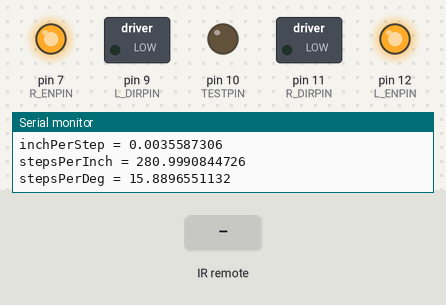
Bench run of a sketch on a simulated Arduino Uno, built with avr-gcc and run on an emulated ATmega328P. Parts: switched loads named in the sketch (green lamp = pin HIGH), output pins drawn as LEDs (lit = HIGH), the last lines printed to the serial monitor. Inputs (shaded band) come from the test bench. Pins used as bus, display or sensor lines are not drawn.

Above: at 1.2 s.
1.3 s: infrared code 0xFF18E7 received
At 1.9 s:
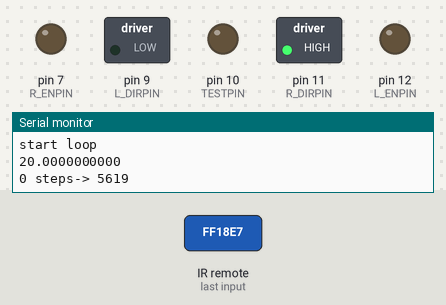
At 8.5 s:
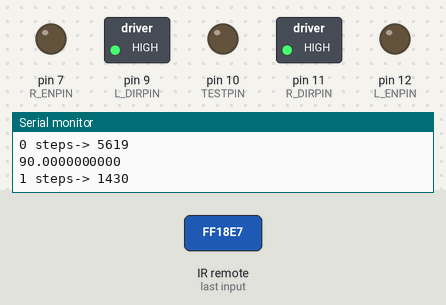
Timing chart, 0 to 36.6 s (numbered marks = the images above; inputs shaded):
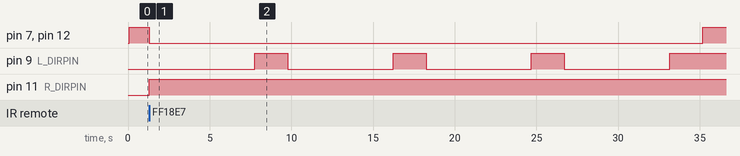

Measured:
- after the input at 1.3 s, pin 7 (R_ENPIN), pin 12 (L_ENPIN): HIGH → LOW at once, → HIGH 33.9 s later; pin 9 (L_DIRPIN): alternates HIGH for 2.0 s and LOW for 6.4 s, starting after 6.4 s; pin 11 (R_DIRPIN): LOW → HIGH at once

The sketch:

path_6.ino
```cpp
// Robot Platform

#include <IRremote.h>

int IR_RECEIVE_PIN = 6;
IRrecv IrReceiver(IR_RECEIVE_PIN);


#include "moves.h"

#define wheelDiameter 2.320
#define degPerStep 11.25                                    // deg per full step   /1/5.625  //5.625/64.0
#define stepsPerRev (360/(degPerStep/64))                   // full steps per rev of output shaft = 2048
#define inchPerStep ((3.1415*wheelDiameter)/stepsPerRev)    //degPerStep/360.0) =
#define stepsPerInch 1./inchPerStep                         // = 0.003589" (with 2.34" dia.)
#define wheelBase 6.48

// d8stance between wheels
#define stepsPerDegree (wheelBase*3.1415/inchPerStep)/360   // = 27.3 with abocve dia and base


// motion profile states
#define accel  1
#define conspd 2
#define decel  3

float test;


volatile unsigned int stepcnt;  // decremented in interrupt
volatile unsigned int stepCount;         //
unsigned int stepSave;
unsigned int moveSteps;
unsigned int endRampUp;
unsigned int startRampDn;

volatile byte waveform;
volatile byte mask;
volatile int freq;
unsigned int n;
unsigned int i;               // index
unsigned int j;
unsigned int jfinal;
unsigned int runState;        // accel, const, decel
volatile int d;
volatile boolean moveDone;
boolean cmdRcvd;
int compVal=150;              // value to use for timer compare interrupt
bool state=0;
int timer;
long Serial_;
// IO pin use
#define STEPPIN 8
#define R_DIRPIN 11
#define L_DIRPIN 9
#define R_ENPIN 7
#define L_ENPIN 12
#define TESTPIN 10

int RECV_PIN =6;
IRrecv irrecv(RECV_PIN);
decode_results results;

void setup() {
  Serial.begin(9600);
  while (!Serial) {
    ; // wait for serial port to connect. Needed for native USB port only
 }  // prints title with ending line break
//  irrecv.enableIRIn();

  Serial.print("wheelDiameter = ");
  Serial.println(wheelDiameter, 10);
  Serial.print("stepsPerRev = ");
  Serial.println(stepsPerRev, 10);
  Serial.print("inchPerStep = ");
  Serial.println(inchPerStep, 10);
  Serial.print("stepsPerInch = ");
  Serial.println(stepsPerInch, 10);
  Serial.print("stepsPerDeg = ");
  Serial.println(stepsPerDegree, 10);

  //set pins as outputs
 pinMode(STEPPIN, OUTPUT);
 pinMode(R_DIRPIN, OUTPUT);
 pinMode(L_DIRPIN, OUTPUT);
 pinMode(R_ENPIN, OUTPUT);
 pinMode(L_ENPIN, OUTPUT);
 digitalWrite (R_ENPIN, HIGH);              // disable drivers
 digitalWrite (L_ENPIN, HIGH);              // disable drivers

 pinMode(TESTPIN, OUTPUT);

//set timer0 interrupt at 2kHz
  TCCR0A = 0;// set entire TCCR0A register to 0
  TCCR0B = 0;// same for TCCR0B
  TCNT0  = 0;//initialize counter value to 0
  // set compare match register for 2khz increments
  OCR0A = compVal;  //124;// = (16*10^6) / (2000*64) - 1 (must be <256)
  TCCR0A |= (1 << WGM01);           // turn on CTC mode
  TCCR0B |= (1 << CS02);            // clock/256
  TIMSK0 |= (1 << OCIE0A);          // enable timer compare interrupt
//  IrReceiver.enableIRIn();  // Start the receiver
  irrecv.enableIRIn();  // Start the receiver
}

ISR(TIMER0_COMPA_vect){    //This is the interrupt request
  digitalWrite(STEPPIN, HIGH);
//  digitalWrite (STEPPIN1, !bitRead(PORTB, 0));
  for (d=0; d<2;)
  {
    d++;
  }
  OCR0A = compVal;
  stepCount++;
  digitalWrite(STEPPIN, LOW);
}


void loop(){

  digitalWrite (R_ENPIN, HIGH);              // disable drivers
  digitalWrite (L_ENPIN, HIGH);              // disable drivers
  results.value = 0;
  cmdRcvd = false;
  do {
    if (irrecv.decode(&results)){
      Serial.println(results.value, HEX);
      irrecv.resume();
    }
    switch (results.value) {
      case 0xff18e7:        // "2"
        pm= &moves[0];      // 6x6 box
        cmdRcvd = true;
        break;
      case 0xff30cf:        // "1"
        pm= &moves_1[0];    // long move with anti backlash
        cmdRcvd = true;
        break;
      case 0xff7a85:        // "3"
        pm= &moves_2[0];    // forward 6 inches
        cmdRcvd = true;
        break;
      case 0xff6897:        // "0"
        pm= &moves_3[0];    // rotate 360
        cmdRcvd = true;
        break;
      case 0xff10ef:        // "4"
        pm= &moves_4[0];    // rotate 90
        cmdRcvd = true;
        break;
      case 0xff38c7:        // "5"
        pm= &moves_5[0];    // move -6 inches
        cmdRcvd = true;
        break;
      case 0xff5aa5:        // "6"
        pm= &moves_6[0];    // rotate -90
        cmdRcvd = true;
        break;
      case 0xff42bd:        // "7"
        pm= &moves_7[0];    // rotate -90
        cmdRcvd = true;
        break;
      case 0xff4ab5:        // "8"
        pm= &moves_8[0];    // rotate -90
        cmdRcvd = true;
        break;
        default:
        break;
    }
  } while (!cmdRcvd);

  Serial.println("start loop");
//  digitalWrite (R_ENPIN, LOW);              // enable drivers
//  digitalWrite (L_ENPIN, LOW);              // enable drivers
//  pm= &moves[0];
  for (i=0; ; i++)
  {
    if (pm[i].amount != 0) {
     #include "domove.h"
    }
    else
      break;
  }
  Serial.println("end move");
  digitalWrite (R_ENPIN, HIGH);              // disable drivers
  digitalWrite (L_ENPIN, HIGH);              // disable drivers
}
```

domove.h
```cpp
//  check IR to see if stop command
    if (irrecv.decode(&results)){
      Serial.println(results.value, HEX);
      irrecv.resume();
    }
    if (results.value ==0xff22dd) break;

//  makeMove ------------------------
       Serial.println(pm[i].amount, 10);

switch (pm[i].mtrs) {
    case F_LEFT:
      digitalWrite (L_ENPIN, LOW);
      digitalWrite (L_DIRPIN, LOW);
      moveSteps = (pm[i].amount)*stepsPerInch;
      break;
    case F_RIGHT:
      digitalWrite (R_ENPIN, LOW);
      digitalWrite (R_DIRPIN, HIGH);
      moveSteps = (pm[i].amount)*stepsPerInch;
      break;
    case F_BOTH:
      digitalWrite (L_ENPIN, LOW);
      digitalWrite (L_DIRPIN, LOW);
      digitalWrite (R_ENPIN, LOW);
      digitalWrite (R_DIRPIN, HIGH);
      moveSteps = (pm[i].amount)*stepsPerInch;
      break;
    case B_LEFT:
      digitalWrite (L_ENPIN, LOW);
      digitalWrite (L_DIRPIN, HIGH);
      moveSteps = (pm[i].amount)*stepsPerInch;
      break;
    case B_RIGHT:
      digitalWrite (R_ENPIN, LOW);
      digitalWrite (R_DIRPIN, LOW);
      moveSteps = (pm[i].amount)*stepsPerInch;
      break;
    case B_BOTH:
      digitalWrite (L_ENPIN, LOW);
      digitalWrite (L_DIRPIN, HIGH);
      digitalWrite (R_ENPIN, LOW);
      digitalWrite (R_DIRPIN, LOW);
      moveSteps = (pm[i].amount)*stepsPerInch;
      break;
    case RCCW:
      digitalWrite (L_ENPIN, LOW);
      digitalWrite (L_DIRPIN, LOW);
      digitalWrite (R_ENPIN, LOW);
      digitalWrite (R_DIRPIN, LOW);
      moveSteps = abs(pm[i].amount)*stepsPerDegree;
      break;
    case RCW:
      digitalWrite (L_ENPIN, LOW);
      digitalWrite (L_DIRPIN, HIGH);
      digitalWrite (R_ENPIN, LOW);
      digitalWrite (R_DIRPIN, HIGH);
      moveSteps = pm[i].amount*stepsPerDegree;
      break;
    case PIVCW:
      digitalWrite (L_ENPIN, LOW);
      digitalWrite (L_DIRPIN, LOW);
      digitalWrite (R_ENPIN, HIGH);
      digitalWrite (R_DIRPIN, HIGH);
      moveSteps = abs(pm[i].amount)*2*stepsPerDegree;
      break;
    case PIVCCW:
      digitalWrite (L_ENPIN, HIGH);
      digitalWrite (L_DIRPIN, HIGH);
      digitalWrite (R_ENPIN, LOW);
      digitalWrite (R_DIRPIN, LOW);
      moveSteps = pm[i].amount*2*stepsPerDegree;
      break;
    default:
      // if nothing else matches, do the default
      // default is optional
    break;
  }

      if (moveSteps > 0)

        stepCount = 0;
        stepSave = 0;
        Serial.print(i, 10);
        Serial.print(" steps-> ");
        Serial.println(moveSteps, 10);
        moveDone = false;
//        digitalWrite (ENPIN, LOW);              // enable drivers
//        digitalWrite (L_ENPIN, LOW);              // enable drivers

        stepSave = 0;
        stepCount = 0;
        runState = accel;

        for (j=0;j<=19;j++)
        {
          if (moveSteps < 2*deltaV[j].stpcntchg) break;
        }
        jfinal = j;

        j = 0;

        do {
            cli();//stop interrupts
            stepSave = stepCount;
            sei();
            switch (runState) {
            case accel:
              if (j < jfinal) {
                if ((stepSave >= deltaV[j].stpcntchg)) {
//                  digitalWrite (TESTPIN, !bitRead(PORTB, 5));
                  compVal = deltaV[j++].compa;
//                  digitalWrite (TESTPIN, LOW);
                  }
              }
              else
              {
                if (jfinal > 19) jfinal = 19;
                runState = conspd;
              }
            break;
            case conspd:
              if ((moveSteps-stepSave) < deltaV[jfinal].stpcntchg) {
                j = jfinal;
                runState = decel;
              }
            break;
            case decel:
              if (((moveSteps-stepSave) <= deltaV[j].stpcntchg)&&(j > 0)) {
//              digitalWrite (TESTPIN, !bitRead(PORTB, 5));
              compVal = deltaV[j--].compa;
            break;
            }
          }
      } while (stepSave < moveSteps);

//      TIMSK0 = 0;
      digitalWrite (R_ENPIN, HIGH);              // disable drivers
      digitalWrite (L_ENPIN, HIGH);              // disable drivers
      digitalWrite (TESTPIN, LOW);
```

moves.h
```cpp
//#define F_BOTH true
//#define RCW false

enum motors{F_LEFT, F_RIGHT, F_BOTH, B_LEFT, B_RIGHT, B_BOTH, RCW, RCCW, PIVCW, PIVCCW};
struct moveStruct
{
  enum motors mtrs;
  float amount;     // inches or angle if 0 then end of moves
};


struct accelStruct
{
  int stpcntchg;  // move type: F_BOTHar or rotational TRUE for F_BOTHar FALSE for rotational
  int compa;     // inches or angle if 0 then end of moves
};

accelStruct deltaV[20] = {

{ .stpcntchg =  0 , .compa =  239 },
{ .stpcntchg =  24  , .compa =  210 },
{ .stpcntchg =  45  , .compa =  187 },
{ .stpcntchg =  64  , .compa =  168 },
{ .stpcntchg =  80  , .compa =  153 },
{ .stpcntchg =  96  , .compa =  140 },
{ .stpcntchg =  110 , .compa =  130 },
{ .stpcntchg =  123 , .compa =  121 },
{ .stpcntchg =  135 , .compa =  113 },
{ .stpcntchg =  146 , .compa =  106 },
{ .stpcntchg =  157 , .compa =  99  },
{ .stpcntchg =  167 , .compa =  94  },
{ .stpcntchg =  176 , .compa =  89  },
{ .stpcntchg =  185 , .compa =  84  },
{ .stpcntchg =  193 , .compa =  80  },
{ .stpcntchg =  201 , .compa =  77  },
{ .stpcntchg =  209 , .compa =  73  },
{ .stpcntchg =  216 , .compa =  70  },
{ .stpcntchg =  223 , .compa =  68  },
{ .stpcntchg =  230 , .compa =  65  }
};

moveStruct moves[] = {                // 30x30 inch square CCW

  {.mtrs = F_BOTH, .amount = 20.0},
  {.mtrs = RCW, .amount = 90.0},
  {.mtrs = F_BOTH, .amount = 20.0},
  {.mtrs = RCW, .amount = 90.0},
  {.mtrs = F_BOTH, .amount = 20.0},
  {.mtrs = RCW, .amount = 90.0},
  {.mtrs = F_BOTH, .amount = 20.0},
  {.mtrs = RCW, .amount = 90.0},
  {.mtrs = F_BOTH, .amount = 0}
};
moveStruct moves_1[] = {

  {.mtrs = F_BOTH, .amount = 6.0},
  {.mtrs = RCW, .amount = 90.0},
  {.mtrs = F_BOTH, .amount = 8.0},
  {.mtrs = RCW, .amount = 90.0},
  {.mtrs = F_BOTH, .amount = 6.0},
  {.mtrs = RCW, .amount = 90.0},
  {.mtrs = F_BOTH, .amount = 8.0},
  {.mtrs = B_BOTH, .amount = 8.0},
  {.mtrs = RCCW, .amount = 90.0},
  {.mtrs = B_BOTH, .amount = 6.0},
  {.mtrs = RCCW, .amount = 90.0},
  {.mtrs = B_BOTH, .amount = 8.0},
  {.mtrs = RCCW, .amount = 90.0},
  {.mtrs = B_BOTH, .amount = 6.0},
  {.mtrs = RCW, .amount = 0.0}
};


moveStruct moves_7[] = {                // 6x6 inch square CW

  {.mtrs = F_BOTH, .amount = 6.0},
  {.mtrs = RCCW, .amount = 90.0},
  {.mtrs = F_BOTH, .amount = 6.0},
  {.mtrs = RCCW, .amount = 90.0},
  {.mtrs = F_BOTH, .amount = 6.0},
  {.mtrs = RCCW, .amount = 90.0},
  {.mtrs = F_BOTH, .amount = 6.0},
  {.mtrs = RCCW, .amount = 90.0},
  {.mtrs = RCW, .amount = 0.0}
};

moveStruct moves_2[] = {              // move 6 inch forward
  {.mtrs = F_BOTH, .amount = 6.0},
  {.mtrs = RCW, .amount = 0.0}
};

moveStruct moves_3[] = {              // rotate 360 CW
  {.mtrs = RCW, .amount = 360.0},
  {.mtrs = RCW, .amount = 0.0}
};

moveStruct moves_4[] = {              // rotate 90 CW
  {.mtrs = RCW, .amount = 90.0},
  {.mtrs = RCW, .amount = 0.0}
};

moveStruct moves_5[] = {              // move 6 inches back
  {.mtrs = B_BOTH, .amount = 6.0},
  {.mtrs = RCW, .amount = 0.0}
};

moveStruct moves_6[] = {              // rotate 90 CCW
  {.mtrs = RCCW, .amount = 90.0},
  {.mtrs = RCW, .amount = 0.0}
};

moveStruct moves_8[] = {

  {.mtrs = F_BOTH, .amount = 6.0},
  {.mtrs = RCW, .amount = 90.0},
  {.mtrs = F_BOTH, .amount = 8.0},
  {.mtrs = RCCW, .amount = 90.0},
  {.mtrs = F_BOTH, .amount = 6.0},
  {.mtrs = RCCW, .amount = 90.0},
  {.mtrs = F_BOTH, .amount = 8.0},
  {.mtrs = B_BOTH, .amount = 8.0},
  {.mtrs = RCW, .amount = 90.0},
  {.mtrs = B_BOTH, .amount = 6.0},
  {.mtrs = RCW, .amount = 90.0},
  {.mtrs = B_BOTH, .amount = 8.0},
  {.mtrs = RCCW, .amount = 90.0},
  {.mtrs = B_BOTH, .amount = 6.0},
  {.mtrs = RCW, .amount = 0.0}
};

moveStruct *pm;
```
